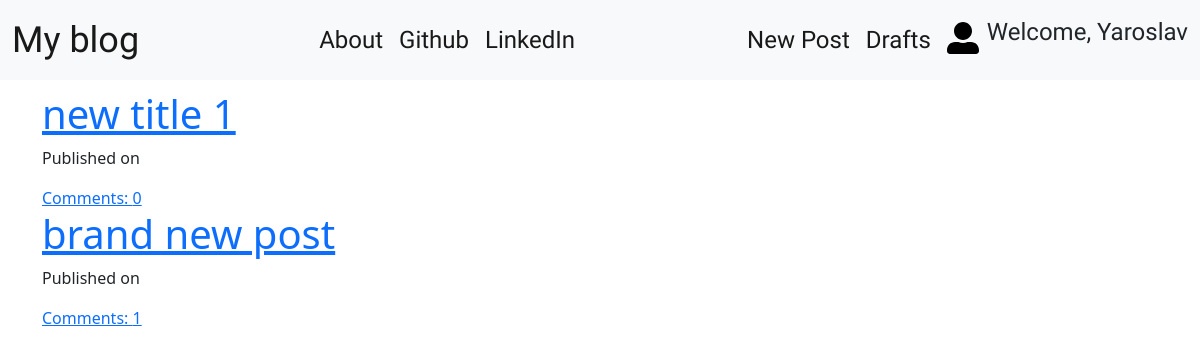
The app's page / (signed in) with its own data.
### blog/models.py (models this page shows, shortened)
class Post(models.Model):
    author = models.ForeignKey('auth.User', on_delete=models.CASCADE)
    title = models.CharField(max_length=200)
    text = models.TextField()
    create_date = models.DateTimeField(default=timezone.now)
    published_date = models.DateTimeField(blank=True, null=True)
    def approve_comments(self):
        return self.comments.filter(approved_comment=True)

### blog/views.py (the view)
# urls.py: path('', views.PostListView.as_view(), name='post_list'),
class PostListView(ListView):
    model = Post
    def get_queryset(self):
        return Post.objects.filter(published_date__lte=timezone.now()).order_by('-published_date')

### blog/templates/blog/post_list.html
{% extends 'blog/base.html' %}
{% block content %}
<div class="centerstage">
    {% for post in post_list %}
    <div class="post">
        <h1><a href="{% url 'post_detail' pk=post.pk %}">{{ post.title }}</a></h1>
        <div class="date">
            <p>Published on {{ post.published|date:"D M Y" }}</p>
        </div>
        <a href="{% url 'post_detail' pk=post.pk %}">Comments: {{ post.approve_comments.count }}</a>
    </div>
    {% endfor %}
</div>
{% endblock %}

### blog/templates/blog/base.html (shortened to what this page needs)
<!DOCTYPE html>
{% load static %}
<html lang="en">
<head>
    <link href="https://cdn.jsdelivr.net/npm/bootstrap@5.0.0/dist/css/bootstrap.min.css" rel="stylesheet">
    <link rel="stylesheet" href="//cdn.jsdelivr.net/npm/medium-editor@latest/dist/css/medium-editor.min.css" type="text/css" media="screen" charset="utf-8">
    <link rel="stylesheet" href="{% static 'css/blog.css' %}">
</head>
<body class="loader">
    <nav class="navbar navbar-expand-lg navbar-light bg-light techfont custom-navbar">
        <div class="container-fluid">
            <a class="navbar-brand bigbrand" href="{% url 'post_list' %}">My blog</a>
            <ul class="navbar-nav">
                <li class="nav-item"><a class="nav-link active" href="{% url 'about' %}">About</a></li>
                <li class="nav-item"><a class="nav-link active" href="https://www.github.com">Github</a></li>
                <li class="nav-item"><a class="nav-link active" href="https://www.linkedin.com">LinkedIn</a></li>
            </ul>
            <ul class="navbar-nav navbar-right">
                {% if user.is_authenticated %}
                <li class="nav-item"><a class="nav-link active" href="{% url 'post_new' %}">New Post</a></li>
                <li class="nav-item"><a class="nav-link active" href="{% url 'post_draft_list' %}">Drafts</a></li>
                <li class="nav-item"><a class="nav-link active d-flex align-items-center" href="{% url 'logout' %}"><svg width="32" height="32"><img src="{% static 'svg/user_alt_solid.svg' %}"></svg></a></li>
                <li><a>Welcome, {{ user.username }}</a></li>
                {% else %}
                <li><a class="nav navbar-right" href="{% url 'login' %}"><svg width="32" height="32"><img src="{% static 'svg/user_regular.svg' %}"></svg></a></li>
                {% endif %}
            </ul>
        </div>
    </nav>
    <div class="content container">
        <div class="row">
            <div class="col-md-8">
                <div class="blog_posts">
                    {% block content %}
                    {% endblock %}
                </div>
            </div>
        </div>
    </div>
</body>
</html>

### blog/static/css/blog.css (style rules this page uses)
.techfont { font-family: 'Laila', sans-serif; font-size: 1.5em; margin-bottom: 10px; }
.bigbrand { font-size: 1.5em; }
.centerstage { margin-left: auto; margin-right: auto; }
.loader { filter:hue-rotate(0deg); color:linear-gradient(45deg,#0f8,#08f); animation:hue 10000ms infinite linear; }

### records on screen
Post: title "new title 1", approve_comments.count "0"
Post: title "brand new post", approve_comments.count "1"

### other values on screen
{{ user.username }} "Yaroslav"
